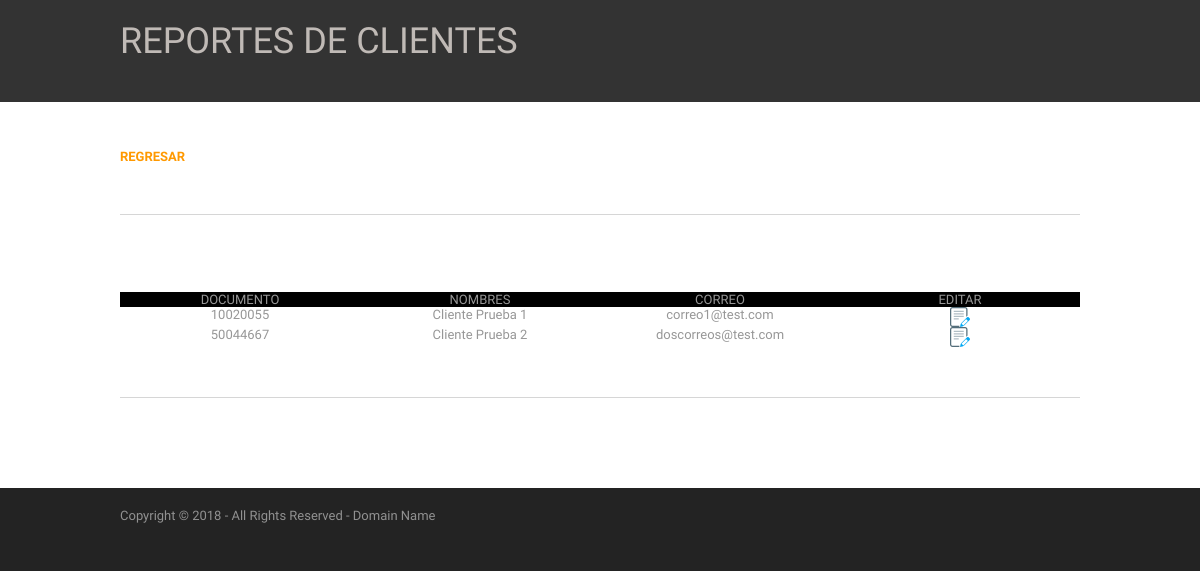
The page /reports/ on the database as committed earlier.
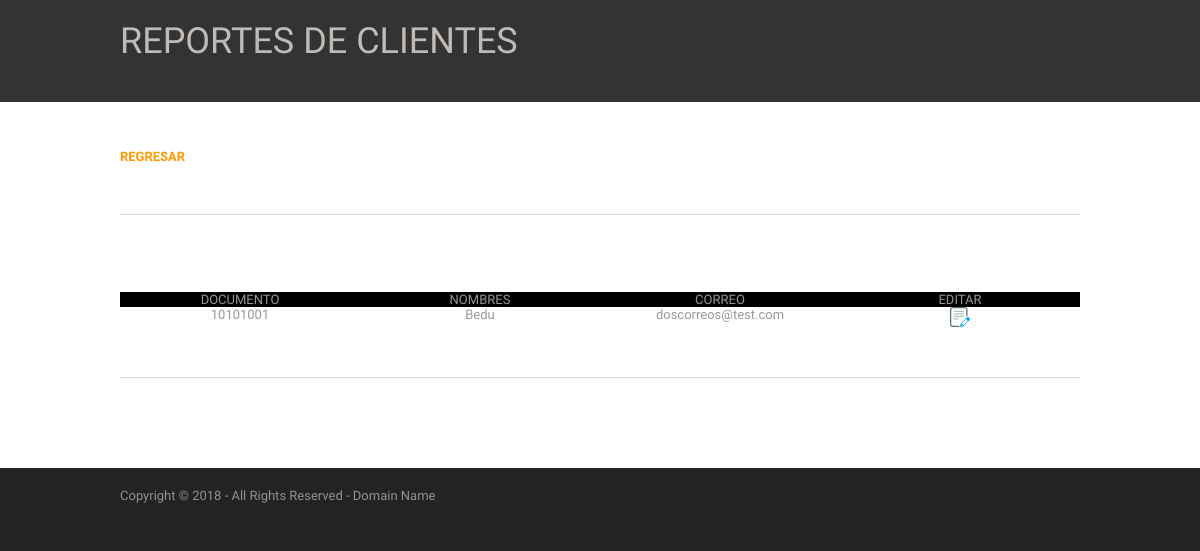
The same page on the database as committed later.
### tables this page shows
CREATE TABLE Cliente (IDCliente INT PRIMARY KEY,Nombres VARCHAR,Correo VARCHAR);

### Entrega_Final/index.py (the view)
@app.route('/reports/',methods=['GET'])
def reports():
  if request.method == 'GET':
    listaClientes = cliente.Cliente(None,None,None).reporteClientes()
    return render_template("reports.html", titulo=T_REPORTES,clientes=listaClientes)

### Entrega_Final/clases/cCliente.py (called while the page is built)
    def reporteClientes(self):
      objDB = db.DBUtils()
      objConn = objDB.abrirConexion()
      listaClientes=objDB.consultarClientes(objConn)
      objConn.close()
      return listaClientes

### Entrega_Final/clases/cDataBase.py (called while the page is built)
    def abrirConexion(self):
        try:
            conn = sql.connect('Entrega_Final/DB/BankData.db')
            return conn
        except sql.Error:
            print(sql.Error)

    def consultarClientes(self, pConn):
        cursorObj = pConn.cursor()
        cursorObj.execute('SELECT IDCliente,Nombres,Correo FROM Cliente')
        rows = cursorObj.fetchall()
        return rows

### Entrega_Final/templates/reports.html (shortened to what this page needs)
<!DOCTYPE html>
<html lang="en" dir="ltr">
<head>
	<link rel="stylesheet" href="../static/css/layout.css" type="text/css">
	<link rel="stylesheet" href="../static/css/table.css" type="text/css">
</head>
<body>
	<div class="wrapper row1">
		<header id="header" class="clear">
			<div id="hgroup">
				<h1><a href="#">{% block titulo %} {{ titulo }} {% endblock %}
					</a></h1>
			</div>
		</header>
	</div>
	<div class="wrapper row2">
		<div id="container" class="clear">
			<div id="intro">
				<section class="clear">
					<div class="container">
						<div id="intro">
							<section class="clear">
								<a href="/" class="submit">
									<strong>REGRESAR</strong></a>
            </div></div>
						<div class="table">
							<div class="table-header">
								<div class="header__item">Documento</div>
                <div class="header__item">Nombres</div>
								<div class="header__item">Correo</div>
                <div class="header__item">Editar</div>
							</div>
							<div class="table-content">
								{% for cliente in clientes %}
								<div class="table-row">
                  <div class="table-data">{{ cliente[2] }}</div>
									<div class="table-data">{{ cliente[0] }}</div>
									<div class="table-data">{{ cliente[1] }}</div>
                  <div class="table-data"><a href="/"><img src="../static/images/edit.png"/></a></div>
								</div>
								{% endfor %}
							</div>
						</div>
					</div>
			</div>
		</div>
	<div class="wrapper row3">
		<footer id="footer" class="clear">
			<p class="fl_left">Copyright &copy; 2018 - All Rights Reserved - <a href="#">Domain Name</a></p>
		</footer>
	</div>
</body>
</html>

### Entrega_Final/static/css/layout.css (style rules this page uses)
html { overflow-y:scroll; }
body { margin:0; padding:0; font-size:13px; font-family:Georgia, "Times New Roman", Times, serif; color:#919191; background-color:#232323; }
.clear:after { content:"."; display:block; height:0; clear:both; visibility:hidden; line-height:0; }
.clear { display:block; clear:both; }
a { outline:none; text-decoration:none; }
.fl_left { float:left; }
img { margin:0; padding:0; border:none; line-height:normal; vertical-align:middle; }
address, article, aside, figcaption, figure, footer, header, nav, section { display:block; margin:0; padding:0; }
div.wrapper { display:block; width:100%; margin:0; padding:0; text-align:left; }
.row1, .row1 a { color:#C0BAB6; background-color:#333333; }
.row2 { color:#979797; background-color:#FFFFFF; }
.row2 a { color:#FF9900; background-color:#FFFFFF; }
.row3, .row3 a { color:#919191; background-color:#232323; }
#header, #container, #footer { display:block; width:960px; margin:0 auto; }
h1, h2, h3, h4, h5, h6 { margin:0; padding:0; font-size:22px; font-weight:normal; font-style:italic; line-height:normal; }
#header { padding:20px 0; }
#header #hgroup { float:left; margin:0 0 20px 0; }
#header #hgroup h1, #header #hgroup h2 { font-weight:normal; font-style:normal; text-transform:none; }
#header #hgroup h1 { font-size:36px; }
#container { padding:30px 0; }
#container section { display:block; margin-bottom:30px; padding:0; }
#container #intro { width:100%; margin-bottom:60px; padding-bottom:20px; border-bottom:1px solid #D6D6D6; }
#container #intro section { width:100%; }
#footer { padding:20px 0; }
#footer p { margin:0; padding:0; }

### Entrega_Final/static/css/table.css (style rules this page uses)
*, *:before, *:after { box-sizing:border-box; }
body { padding:$base-spacing-unit; font-family:'Source Sans Pro', sans-serif; margin:0; }
h1,h2,h3,h4,h5,h6 { margin:0; }
.container { max-width: 1000px; margin-right:auto; margin-left:auto; display:flex; justify-content:center; align-items:center; min-height:20vh; }
.table { width:100%; border:1px solid $color-form-highlight; }
.table-header { display:flex; width:100%; background:#000; padding:($half-spacing-unit * 1.5) 0; }
.table-data, .header__item { flex: 1 1 20%; text-align:center; }
.header__item { text-transform:uppercase; }

Rows that differ between the two databases and show on the page:
removed Cliente: Correo "10020055", IDCliente "Cliente Prueba 1", Nombres "correo1@test.com"
removed Cliente: Correo "50044667", IDCliente "Cliente Prueba 2", Nombres "doscorreos@test.com"
added Cliente: Correo "10101001", IDCliente "Bedu", Nombres "doscorreos@test.com"
